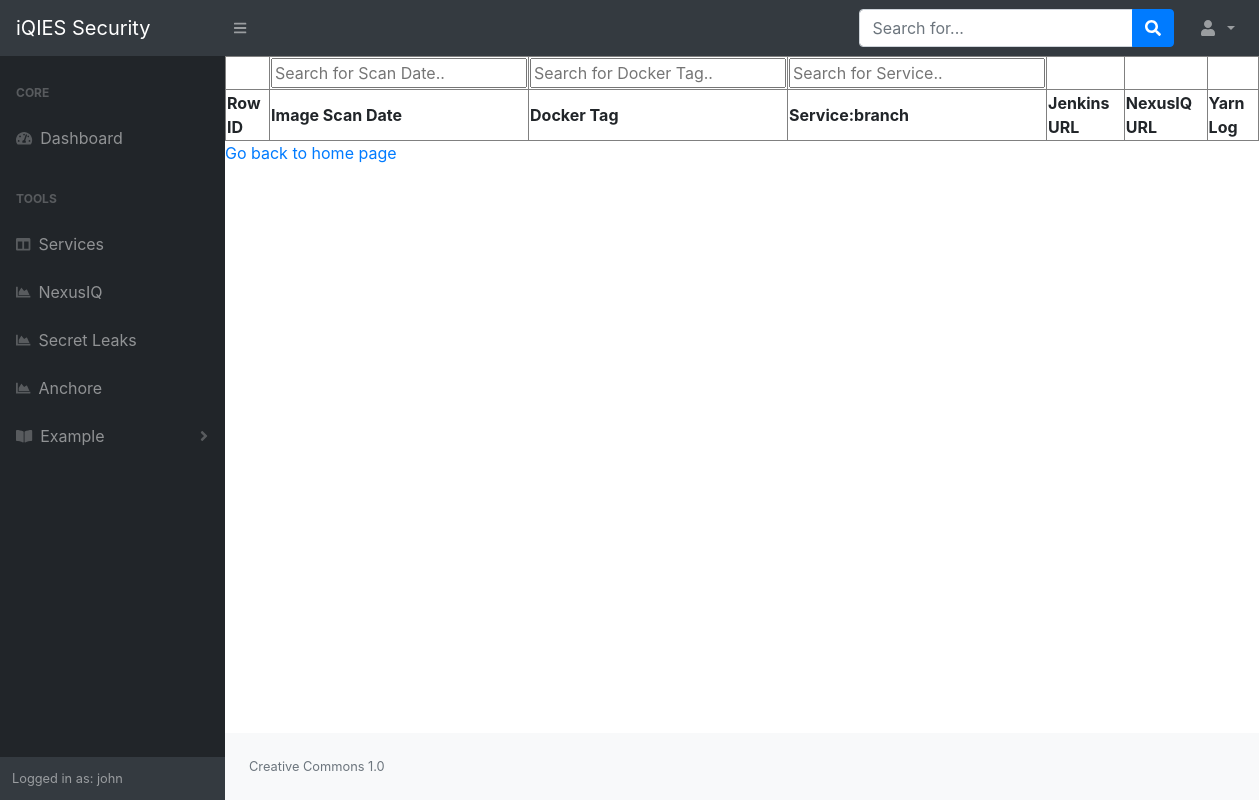
The app's page /nexus/list (signed in), older data.
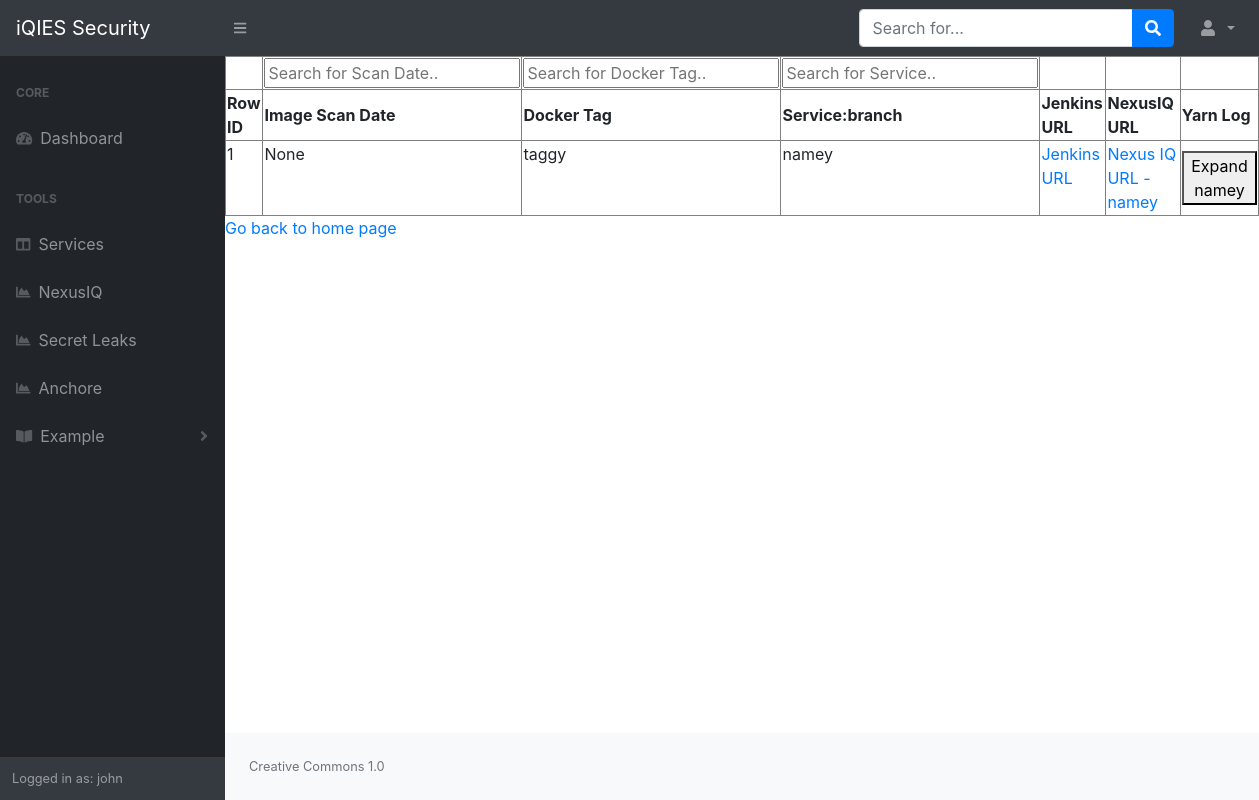
The same page, newer data.
### app/models.py (models this page shows, shortened)
class User(UserMixin, db.Model):
    id            = db.Column(db.Integer, primary_key=True)
    username      = db.Column(db.String(64), index=True, unique=True)
    email         = db.Column(db.String(120), index=True, unique=True)
    password_hash = db.Column(db.String(128))
    tasks         = db.relationship('Task', backref='user', lazy='dynamic')

### app/nexus/nexusresult.py (models this page shows, shortened)
class NexusResult(db.Model):
    row_id      = db.Column(db.Integer, primary_key=True)
    create_date = db.Column(db.DateTime, default=datetime.utcnow())
    docker_tag  = db.Column(db.String(20), default='')
    service_name= db.Column(db.String(30), default='')
    jenkins_url = db.Column(db.String(200), default='')
    nexusiq_url = db.Column(db.String(200), default='')
    yarn_log    = db.Column(db.Text, default='')

### app/nexus/routes.py (the view)
@bp.route('/list', methods = ['GET'])
def list():
    all_results = NexusResult.query.all()
    return render_template("nexus/list.html",rows = all_results)

### app/models.py (called while the page is built)
@login.user_loader
def load_user(id):
    return User.query.get(int(id))

### app/templates/nexus/list.html (shortened to what this page needs)
{% extends "base.html" %}
{% block content %}
    <table id="myTable" border = 1>
        <tr>
            <th></th>
            <th><input type="text" id="myInput1" onkeyup="myFunction1()" placeholder="Search for Scan Date.." title="Type in a Scan Date"></th>
            <th><input type="text" id="myInput2" onkeyup="myFunction2()" placeholder="Search for Docker Tag.." title="Type in a Docker Tag"></th>
            <th><input type="text" id="myInput3" onkeyup="myFunction3()" placeholder="Search for Service.." title="Type in a service name"></th>
            <th></th>
            <th></th>
            <th></th>
        </tr>
        <tr class="header">
            <th>Row ID</th>
            <th>Image Scan Date</th>
            <th>Docker Tag</th>
            <th>Service:branch</th>
            <th>Jenkins URL</th>
            <th>NexusIQ URL</th>
            <th>Yarn Log</th>
        </tr>
        {% for row in rows %}
            <tr>
            <td style="vertical-align:top">{{row["row_id"]}}</td>
            <td style="vertical-align:top">{{row["create_date"]}}</td>
            <td style="vertical-align:top">{{row["docker_tag"]}}</td>
            <td style="vertical-align:top">{{row["service_name"]}}</td>
            <td style="vertical-align:top"><A HREF={{ row["jenkins_url"]}} target="_blank">Jenkins URL</td>
            <td style="vertical-align:top"><A HREF={{row['nexusiq_url']}} target="_blank">Nexus IQ URL - {{row["service_name"]}}</A></td>
            <td>
            <button type="button" class="collapsible">Expand {{row["service_name"]}}</button>
            </td>
            </tr>
        {% endfor %}
    </table>
    <a href = "{{ url_for('nexus.nexus') }}">Go back to home page</a>
{% endblock %}

### app/templates/base.html (shortened to what this page needs)
<!DOCTYPE html>
<html lang="en">
{% include '_head.html' %}
<body class="sb-nav-fixed">
    {% include '_topNav.html' %}
    <div id="layoutSidenav">
        <div id="layoutSidenav_nav">
            {% include '_sideNav.html' %}
        </div>
        <div id="layoutSidenav_content">
            <main>
                {% block content %} {% endblock %}
            </main>
            <footer class="py-4 bg-light mt-auto">
                <div class="container-fluid">
                    <div class="d-flex align-items-center justify-content-between small">
                        <div class="text-muted">Creative Commons 1.0</div>
                    </div>
                </div>
            </footer>
        </div>
    </div>
</body>
</html>

### app/templates/_head.html (shortened to what this page needs)
<head>
    <link href="{{ url_for('static', filename='css/styles.css') }}" rel="stylesheet" />
    <link href="https://cdn.datatables.net/1.10.20/css/dataTables.bootstrap4.min.css" rel="stylesheet" />
</head>

### app/templates/_topNav.html (shortened to what this page needs)
<nav class="sb-topnav navbar navbar-expand navbar-dark bg-dark">
        <a class="navbar-brand" href="{{ url_for('main.index') }}">iQIES Security</a>
    <button class="btn btn-link btn-sm order-1 order-lg-0" id="sidebarToggle" href="#">
        <i class="fas fa-bars"></i>
    </button>
    <form class="d-none d-md-inline-block form-inline ml-auto mr-0 mr-md-3 my-2 my-md-0">
        <div class="input-group">
            <input class="form-control" type="text" placeholder="Search for..." aria-label="Search" aria-describedby="basic-addon2" />
            <div class="input-group-append">
                <button class="btn btn-primary" type="button"><i class="fas fa-search"></i></button>
            </div>
        </div>
    </form>
    <ul class="navbar-nav ml-auto ml-md-0">
        <li class="nav-item dropdown">
            <a class="nav-link dropdown-toggle" id="userDropdown" href="#" role="button" data-toggle="dropdown" aria-haspopup="true" aria-expanded="false">
                <i class="fas fa-user fa-fw"></i>
            </a>
        </li>
    </ul>
</nav>

### app/templates/_sideNav.html (shortened to what this page needs)
<nav class="sb-sidenav accordion sb-sidenav-dark" id="sidenavAccordion">
    <div class="sb-sidenav-menu">
        <div class="nav">
            <div class="sb-sidenav-menu-heading">Core</div>
            <a class="nav-link" href="{{ url_for('main.index') }}">
                <div class="sb-nav-link-icon"><i class="fas fa-tachometer-alt"></i></div>
                Dashboard
            </a>
            <div class="sb-sidenav-menu-heading">Tools</div>
            <a class="nav-link" href="{{ url_for('services.index')}}" >
                <div class="sb-nav-link-icon"><i class="fas fa-columns"></i></div>
                Services
            </a>
            <a class="nav-link" href="{{ url_for('nexus.nexus')}}">
                <div class="sb-nav-link-icon"><i class="fas fa-chart-area"></i></div>
                NexusIQ
            </a>
            <a class="nav-link" href="{{ url_for('main.index')}}">
                <div class="sb-nav-link-icon"><i class="fas fa-chart-area"></i></div>
                Secret Leaks
            </a>
            <a class="nav-link" href="{{ url_for('main.index')}}">
                <div class="sb-nav-link-icon"><i class="fas fa-chart-area"></i></div>
                Anchore
            </a>
            <a class="nav-link collapsed" href="#" data-toggle="collapse" data-target="#collapsePages" aria-expanded="false" aria-controls="collapsePages">
                <div class="sb-nav-link-icon"><i class="fas fa-book-open"></i></div>
                Example
                <div class="sb-sidenav-collapse-arrow"><i class="fas fa-angle-down"></i></div>
            </a>
        </div>
    </div>
    <div class="sb-sidenav-footer">
        <div class="small">
        Logged in as: {{ current_user.username }}
        </div>
    </div>
</nav>

Row changes from the older to the newer data that the page shows:
added NexusResult: row_id "1", create_date "None", docker_tag "taggy", service_name "namey"
